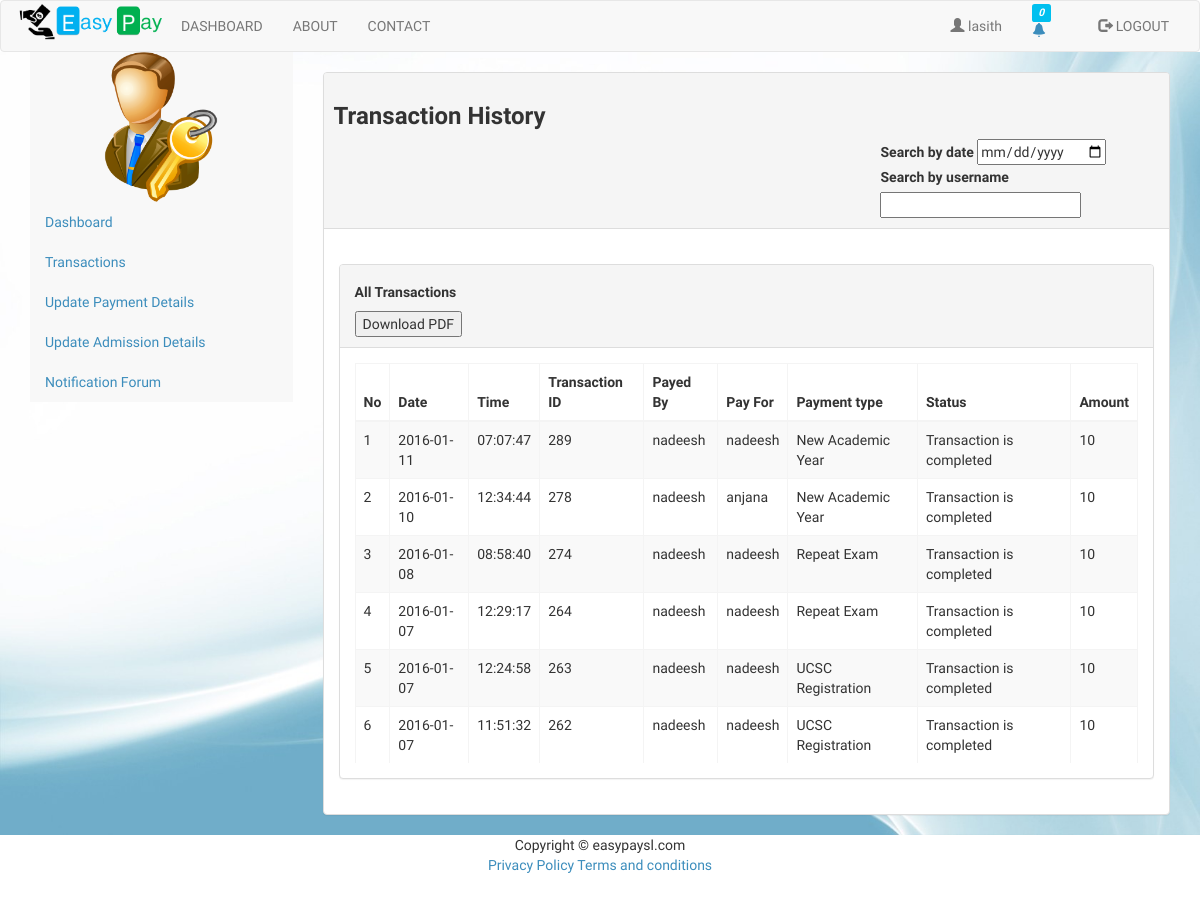
/admin_transaction_all.php (signed in), run on the app's committed database.
### tables this page shows
CREATE TABLE `users` (
  `id` int(11) NOT NULL,
  `username` varchar(20) NOT NULL,
  `password` varchar(64) NOT NULL,
  `indexNumber` varchar(8) DEFAULT NULL,
  `fname` varchar(50) NOT NULL,
  `lname` varchar(50) NOT NULL,
  `email` varchar(50) NOT NULL,
  `phone` varchar(10) NOT NULL,
  `nic` varchar(10) NOT NULL,
  `dob` date NOT NULL,
  `year` int(2) NOT NULL,
  `group` int(11) NOT NULL,
  `active` int(1) DEFAULT '1'
);

CREATE TABLE `transaction` (
  `transactionID` int(10) NOT NULL,
  `payeeID` int(5) NOT NULL,
  `payerID` int(5) NOT NULL,
  `date` date NOT NULL,
  `time` time NOT NULL,
  `statusCode` int(2) NOT NULL,
  `walletRefID` int(20) NOT NULL,
  `statusDescription` varchar(200) NOT NULL,
  `amount` double NOT NULL
);

### classes/Config.php (called while the page is built)
<?php
class Config{
    public static function get($path = null){
        if($path){
            $config = $GLOBALS['config'];
            $path = explode('/', $path);
            foreach($path as $bit){
                 if(isset($config[$bit])){
                     $config = $config[$bit];
                 }
            }
            return $config;
        }
        return false;
    }
}
?>

### classes/DB.php (called while the page is built, shortened)
<?php
class DB{
    private static $_instance = null;
    private $_pdo_easypay,
        $_pdo_academic,
        $_query,
        $_error = false,
        $_results,
        $_count = 0;
    private function __construct() {
        try {
            $this->_pdo_easypay = new PDO('mysql:host=' . Config::get('mysql/host') . ';dbname=' . Config::get('mysql/db'), Config::get('mysql/username'), Config::get('mysql/password'));
        } catch (PDOException $e) {
            die($e->getMessage());
        }
    }
    public static function getInstance() {
        if (!isset(self::$_instance)) {
            self::$_instance = new DB();
        }
        return self::$_instance;
    }
    public function query($sql, $parms = array()){
        $this->_error = false;
        if ($this->_query = $this->_pdo_easypay->prepare($sql)) {
            $x = 1;
            if (count($parms)) {
                foreach ($parms as $param) {
                    $this->_query->bindValue($x, $param);
                    $x++;
                }
            }
            if ($this->_query->execute()) {
                $this->_results = $this->_query->fetchAll(PDO::FETCH_OBJ);
                $this->_count = $this->_query->rowCount();
            } else {
                $this->_error = true;
            }
        }
        return $this;
    }
    public function action($action, $table, $where = array()) {
        if (count($where) === 3) {
            $operators = array('=', '>', '<', '>=', '<=', 'LIKE', 'NOT LIKE');
            $field      = $where[0];
            $operator   = $where[1];
            $value      = $where[2];
            if (in_array($operator, $operators)) {
                $sql = "{$action} FROM {$table} WHERE {$field} {$operator} ? ";
                if (!$this->query($sql, array($value))->error()) {
                    return $this;
                }
            }
        }
        return false;
    }
    public function get($table, $where)
    {
        return $this->action('SELECT * ', $table, $where);
    }
    public function results(){
        return $this->_results;
    }
    public function first(){
        return $this->results()[0];
    }
    public function error(){
        return $this->_error;
    }
    public  function count(){
        return $this->_count;
    }
}
?>

### classes/User.php (called while the page is built, shortened)
<?php
class user{
    private $_db,
            $_data,
            $_sessionName,
            $_cookieName,
            $_isLoggedIn;
    public function __construct($user = null) {
        $this->_db = DB::getInstance();
        $this->_sessionName = Config::get('session/session_name');
        if(!$user){
            if(Session::exists($this->_sessionName)){
                $user = Session::get($this->_sessionName);
                if($this->find($user)){
                    $this->_isLoggedIn = true;
                } else {
                }
            }
        } else {
            $this->find($user);
        }
    }
    public function find($user = null){
        if($user){
            $field = (is_numeric($user)) ? 'id' : 'username';
            $data = $this->_db->get('users', array($field, '=', $user));
            if($data->count()){
                $this->_data = $data->first();
                return true;
            }
        }
        return false;
    }
    public  function data(){
        return $this->_data;
    }
    public function isLoggedIn(){
        return $this->_isLoggedIn;
    }
}
?>

### classes/Session.php (called while the page is built, shortened)
<?php
class Session{
    public static function exists($name){
        return (isset($_SESSION[$name])) ? true : false;
    }
    public static function get($name){
        return $_SESSION[$name];
    }
}
?>

### admin_transaction_all.php (the view, shortened to what this page needs)
<!DOCTYPE html>
<html lang="en">
<head>
    <?php include 'headerScript.php'?>
</head>
<body>
<div id="wrapper">
    <?php
    include "header.php";
    ?>
</div>
<div class="backgroundImg container-fluid">
<?php
include "adminSidebar.php";
?>
    <div id="page-wrapper" class="container col-lg-9" >
        <div id="page-inner">
            <br>
                <div class="panel panel-default">
                    <div class="panel-heading">
                        <div class="list-inline">
                            <h3><strong>Transaction History</strong></h3>
                            <div class="col-lg-offset-8">
                                <label>Search by date</label>
                                <input type="date" name="search" onchange="autoSuggest('byDate','admin_searchTransaction.php')">
                            </div>
                            <div class="col-lg-offset-8">
                                <label>Search by username</label>
                                <input type="text" name="search2" onkeyup="autoSuggest2('byName','admin_searchTransactionByName.php')">
                            </div>
                        </div>
                    </div>
                    <div class="panel-body">
                        <br>
                    <div class="panel panel-default">
                        <div class="panel-heading">
                            <h5><strong>All Transactions</strong></h5>
                            <input type="button" value="Download PDF"
                                   onclick="window.open('transactionPDF.php')">
                        </div>
                        <div class="panel-body">
                    <div class="pre-scrollable" style="max-height: 400px">
                        <div class="">
                            <table class="table table-striped table-bordered table-hover">
                                <?php
                                $Alltransactions = DB::getInstance()->query('SELECT * From transaction t,users u WHERE t.payerID = u.id ORDER BY transactionID DESC',array());
                                if(!$Alltransactions->count()){
                                    echo 'No transactions';
                                }else{
                                ?>
                                <thead>
                                <tr>
                                    <th>No</th>
                                    <th>Date</th>
                                    <th>Time</th>
                                    <th>Transaction ID</th>
                                    <th>Payed By</th>
                                    <th>Pay For</th>
                                    <th>Payment type</th>
                                    <th>Status</th>
                                    <th>Amount</th>
                                </tr>
                                </thead>
                                <tbody>
                                <?php
                                $counter = 0;
                                foreach($Alltransactions->results() as $t){
                                    $p1 = DB::getInstance()->get('ucsc_registration',array('transactionID','=',$t->transactionID))->count();
                                    $p2 = DB::getInstance()->get('new_academic_year',array('transactionID','=',$t->transactionID))->count();
                                    $p3 = DB::getInstance()->get('repeat_exam',array('transactionID','=',$t->transactionID))->count();
                                    if($p1>0){
                                        $paymentType = 'UCSC Registration';
                                    }elseif($p2>0){
                                        $paymentType = 'New Academic Year';
                                    }elseif($p3>0){
                                        $paymentType = 'Repeat Exam';
                                    }else{
                                        $paymentType = 'Other';
                                    }
                                    $counter+=1;
                                    echo"<tr>";
                                    echo "<td>".$counter."</td>";
                                    echo "<td>".$t->date."</td>";
                                    echo "<td>".$t->time."</td>";
                                    echo "<td>".$t->transactionID."</td>";
                                    echo "<td>".$t->username."</td>";
                                    $PayeeName = DB::getInstance()->get('users',array('id','=',$t->payeeID))->results()[0]->username;
                                    echo "<td>".$PayeeName."</td>";
                                    echo "<td>".$paymentType."</td>";
                                    echo "<td>".$t->statusDescription."</td>";
                                    echo "<td>".$t->amount."</td>";
                                    echo "</tr>";
                                }
                                }
                                ?>
                                </tbody>
                            </table>
                        </div>
                    </div>
                        </div>
                    </div>
                </div>
                </div>
        </div>
    </div>
</div>
<?php
include "footer.php";
?>
</body>
</html>

### header.php (shortened to what this page needs)
<?php
$user = new user();
?>
<div id="navbars">
    <nav class="navbar navbar-default" style="margin: 0px;">
        <div class="container-fluid">
            <div class="navbar-header">
                <a href="homePage.php"><img id="img" src="images/logo.png" width="150px" ></a>
            </div>
            <div class="collapse navbar-collapse"  id="navbar-1" >
                <ul class="nav navbar-nav">
                    <?php
                    if(!$user->isLoggedIn()){
                        ?>
                        <li>
                            <a href="login.php">LOGIN</a>
                        </li>
                        <li>
                            <a href="register.php">REGISTER</a>
                        </li>
                        <li>
                            <a href="about.php">ABOUT</a>
                        </li>
                        <li>
                            <a href="contact.php">CONTACT</a>
                        </li>
                    <?php
                    }else{
                        if($_SESSION['admin'] == true){
                            ?>
                            <li>
                                <a href="dashboard_admin.php">DASHBOARD</a>
                            </li>
                        <?php
                        } elseif($user->hasPermission('coord')){
                            ?>
                            <li>
                                <a href="dashboard_coord.php">DASHBOARD</a>
                            </li>
                        <?php
                        }else{
                            ?>
                            <li>
                                <a href="dashboard_student.php">DASHBOARD</a>
                            </li>
                        <?php
                        }
                    ?>
                    <li>
                        <a href="about.php">ABOUT</a>
                    </li>
                    <li>
                        <a href="contact.php">CONTACT</a>
                    </li>
                </ul>
                <ul class="nav navbar-nav navbar-right">
                    <li><a href="logout.php"><span class="glyphicon glyphicon-log-out"></span>  LOGOUT</a></li>
                </ul>
            <?php
            $user = new user();
            $user_id = $user->data()->id;
            $userNotificationDet = DB::getInstance();
            $userNotificationDet->query('SELECT * FROM notification n, user_notification un WHERE un.uID = ? and n.nID = un.nID ORDER BY n.nID DESC',array($user_id));
            $count1 = $userNotificationDet->count();
            $userRepeatExamNotifDet = DB::getInstance();
            $userRepeatExamNotifDet->query('SELECT * FROM repeatExam_notification WHERE uID = ?',array($user_id));
            $count2 = $userRepeatExamNotifDet->count();
            $count = $count1 + $count2;
            ?>
                <ul class="nav navbar-nav navbar-right" title="Notifications">
                    <div class="col-sm-2">
                        <li>
                            <a id="dLabel" role="button" data-toggle="dropdown" data-target="#" href="/page.html">
                                <?php
                                if($count>0){
                                    ?>
                                    <i class="label label-danger col-sm-offset-5"><?php echo $count;?></i>
                                <?php
                                }else{
                                    ?>
                                    <i class="label label-info col-sm-offset-5"><?php echo $count;?></i>
                                <?php
                                }
                                ?>
                        <span class="glyphicon glyphicon-bell">
                        </span>
                            </a>
                        </li>
                    </div>
                </ul>
                <ul class="nav navbar-nav navbar-right">
                    <li><a href="index.php"><span class="glyphicon glyphicon-user"></span> <?php echo $user->data()->username?></a></li>
                </ul>
            <?php
            }
            ?>
            </div>
        </div>
    </nav>
</div>

### css/customCss.css (style rules this page uses)
.backgroundImg { background-image: url("../images/background-hd.jpg"); background-repeat: round; min-width: 100%; min-height: 550px; margin: 0px; }

### data on the page
users: username "lasith"
transaction: date "2016-01-11", time "07:07:47", transactionID "289", users.username "nadeesh", payeeID.username "nadeesh", paymentType "New Academic Year", statusDescription "Transaction is completed", amount "10"
transaction: date "2016-01-10", time "12:34:44", transactionID "278", users.username "nadeesh", payeeID.username "anjana", paymentType "New Academic Year", statusDescription "Transaction is completed", amount "10"
transaction: date "2016-01-08", time "08:58:40", transactionID "274", users.username "nadeesh", payeeID.username "nadeesh", paymentType "Repeat Exam", statusDescription "Transaction is completed", amount "10"
transaction: date "2016-01-07", time "12:29:17", transactionID "264", users.username "nadeesh", payeeID.username "nadeesh", paymentType "Repeat Exam", statusDescription "Transaction is completed", amount "10"
transaction: date "2016-01-07", time "12:24:58", transactionID "263", users.username "nadeesh", payeeID.username "nadeesh", paymentType "UCSC Registration", statusDescription "Transaction is completed", amount "10"
transaction: date "2016-01-07", time "11:51:32", transactionID "262", users.username "nadeesh", payeeID.username "nadeesh", paymentType "UCSC Registration", statusDescription "Transaction is completed", amount "10"

### other printed values
$count "0"
